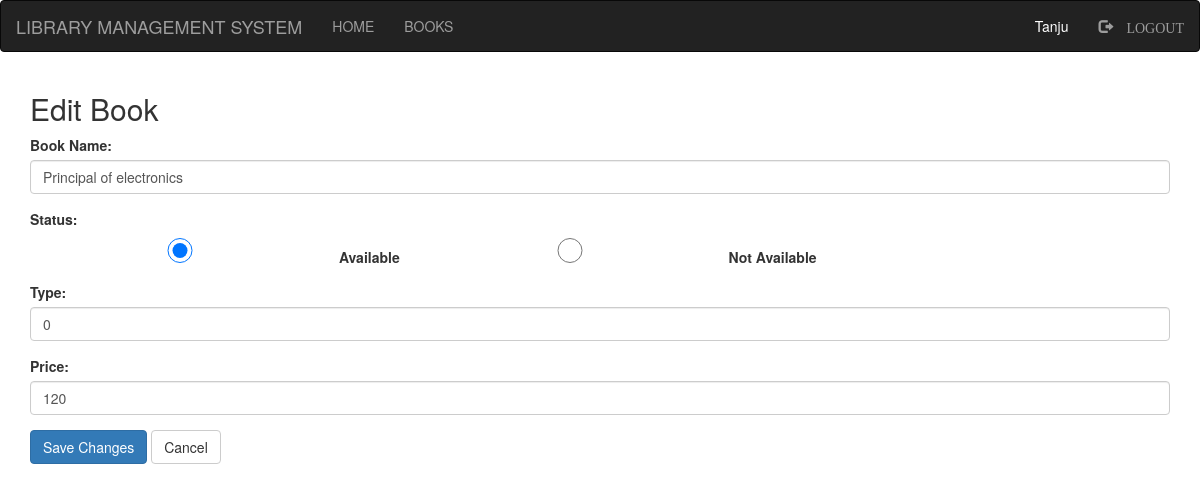
The app's page /edit_book.php?id=1 (signed in) with its own data.
### tables this page shows
CREATE TABLE IF NOT EXISTS `books` (
  `bid` int(100) NOT NULL,
  `b_name` varchar(100) NOT NULL,
  `status` varchar(100) NOT NULL,
  `type` int(100) NOT NULL,
  `price` int(100) NOT NULL
);

### edit_book.php (the view, shortened to what this page needs)
<?php
include "connection.php";
include "navbar.php";
if (isset($_GET['id'])) {
    $book_id = intval($_GET['id']);
    $query = $db->prepare("SELECT * FROM books WHERE bid = ?");
    $query->bind_param("i", $book_id);
    $query->execute();
    $result = $query->get_result();
    if ($result->num_rows > 0) {
        $book = $result->fetch_assoc();
    } else {
        echo "<p>Book not found!</p>";
        exit();
    }
} else {
    echo "<p>No book ID provided!</p>";
    exit();
}
?>
<!DOCTYPE html>
<html lang="en">
<head>
    <link rel="stylesheet" href="https://maxcdn.bootstrapcdn.com/bootstrap/3.4.1/css/bootstrap.min.css">
</head>
<body>
<div class="container">
    <h2>Edit Book</h2>
    <form method="post" action="">
        <div class="form-group">
            <label for="b_name">Book Name:</label>
            <input type="text" class="form-control" id="b_name" name="b_name" value="<?php echo htmlspecialchars($book['b_name']); ?>" required>
        </div>
        <div class="form-group">
            <label for="status">Status:</label>
            <div class="radio-group">
                <label>
                    <input type="radio" name="status" value="Available" <?php if ($book['status'] === 'Available') echo 'checked'; ?>> Available
                </label>
                <label>
                    <input type="radio" name="status" value="Not Available" <?php if ($book['status'] === 'Not Available') echo 'checked'; ?>> Not Available
                </label>
            </div>
        </div>
        <div class="form-group">
            <label for="type">Type:</label>
            <input type="text" class="form-control" id="type" name="type" value="<?php echo htmlspecialchars($book['type']); ?>" required>
        </div>
        <div class="form-group">
            <label for="price">Price:</label>
            <input type="number" step="0.01" class="form-control" id="price" name="price" value="<?php echo htmlspecialchars($book['price']); ?>" required>
        </div>
        <button type="submit" class="btn btn-primary">Save Changes</button>
        <a href="manage_books.php" class="btn btn-default">Cancel</a>
    </form>
</div>
</body>
</html>

### style.css (style rules this page uses)
html,body { margin: 0; padding: 0; overflow: hidden; height: 100%; }
input { height: 25px; width: 300px; }

### edit_book.php (style rules this page uses)
.radio-group { display: flex; gap: 20px; align-items: center; }
.radio-group label { margin: 0; }
.radio-group input { margin-right: 5px; }

### records on screen
books: b_name "Principal of electronics", status "☑ Available", status "☐ Not Available", type "0", price "120"

### other values on screen
$_SESSION['login_admin'] "Tanju"
